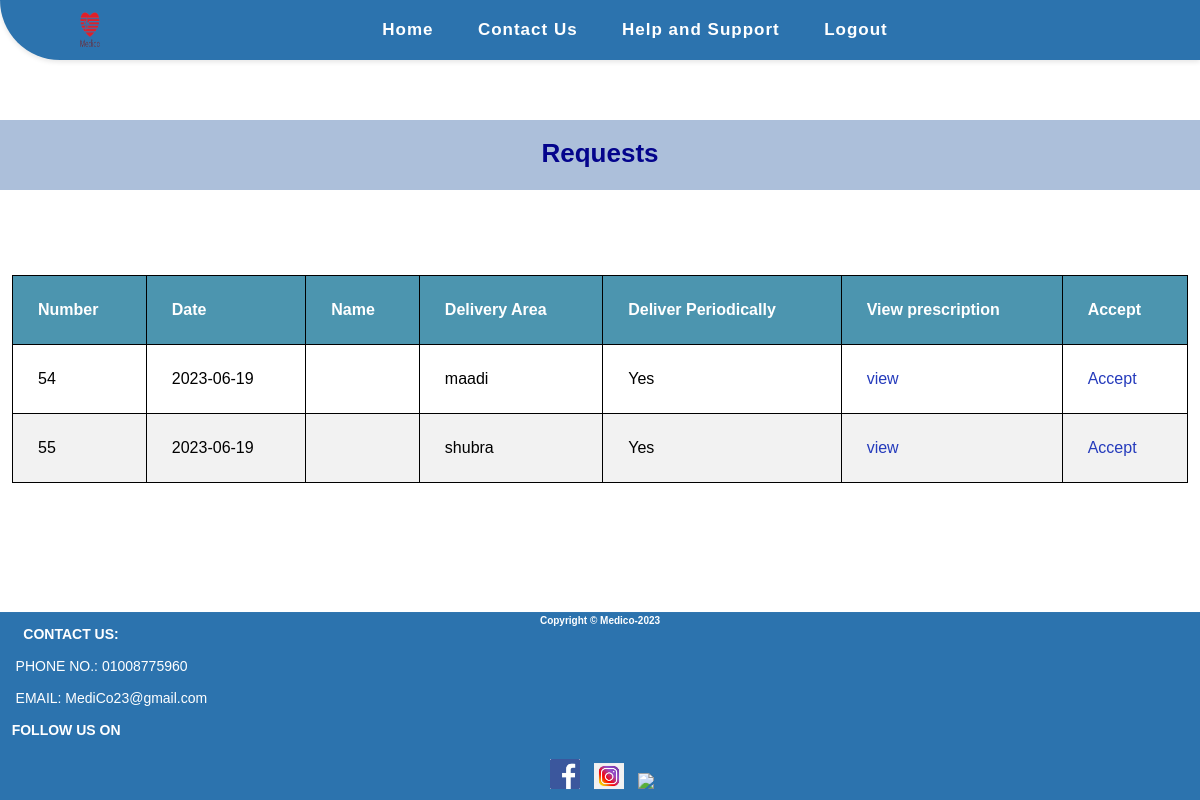
The app's page /pharmacy/requests.php (signed in) with its own data.
### tables this page shows
CREATE TABLE `images` (
  `id` int(11) NOT NULL,
  `patient_id` int(11) DEFAULT NULL,
  `d_id` int(11) DEFAULT NULL,
  `patient_address` varchar(255) NOT NULL,
  `date_of_order` date NOT NULL,
  `time_of_order` time NOT NULL,
  `image` mediumtext NOT NULL,
  `activity` varchar(255) NOT NULL,
  `order_cd` varchar(255) NOT NULL
);

### pharmacy/requests.php (the view, shortened to what this page needs)
<?php
include "../shared/conn.php";
if (isset($_SESSION['pharmacy'])) {
    $select = "SELECT * FROM `images` WHERE activity = 'yes' ";
    $sel = mysqli_query($connect , $select);
    ?>
<!DOCTYPE html>
<html lang="en">
<head>
    <link rel="stylesheet" href="../CSS/footer.css">
    <link rel="stylesheet" href="../CSS/pharmacy's view.css">
</head>
<body>
    <nav>
        <div class="logo">
            <a href="#"><img src="../Images/Medico_Logo_2_Final-removebg-preview-1.png" height="100px" width="200px" alt="Medico Logo"></a>
        </div>
        <ul class="nav-links">
            <li><a href="./pharmacy_view.php">Home</a></li>
            <li><a href="#">Contact Us</a></li>
            <li><a href="#">Help and Support</a></li>
            <li><a href="../shared/login.php?gbye='1'">Logout</a></li>
        </ul>
    </nav>
    <h1 class="h1_text" id="Requests">Requests</h1>
    <table>
        <thead>
            <tr>
                <th>Number</th>
                <th>Date</th>
                <th>Name</th>
                <th>Delivery Area</th>
                <th>Deliver Periodically</th>
                <th>View prescription</th>
                <th>Accept</th>
            </tr>
        </thead>
        <tbody>
            <?php foreach($sel as $s){  ?>
            <tr>
                <td><?php echo $s['id']; ?></td>
                <td><?php echo $s['date_of_order']; ?></td>
                <td><?php echo $s['patient_id']; ?></td>
                <td><?php echo $s['patient_address']; ?></td>
                <td><?php echo $s['order_cd']; ?></td>
                <td><a href="prescription.php?view=<?php echo $s['id']; ?>">view</a></td>
                <td><a href="sending_order_accepted.php?send=<?php echo $s['id']; ?>">Accept</a></td>
            </tr>
            <?php } ?>
        </tbody>
    </table>
    <?php } ?>
    <footer class="sticky-footer">
        <div>
            <h6>Copyright &copy Medico-2023</h6>
        </div>
               <div>
               <h4 class="_14">  &nbsp  &nbsp  &nbsp CONTACT US:</h4>
                  <br>    &nbsp  &nbsp PHONE NO.: 01008775960 <br>
                   <br>    &nbsp  &nbsp EMAIL: MediCo23@gmail.com
</div>
<br>
<div class="footer-social-icons">
  <h4 class="r"> &nbsp &nbspFOLLOW US ON</h4>
  <br>
  <ul class="social-icons">
    <li><a href="www.facbook.com">&nbsp<img width=30px hight=40px
          src="../Images/icona1.png"></a></li>
    <li><a href="www.instagram.com"><img width=30px hight=40px
          src="../Images/icona2.png"></a></li></li>
    <li><a href="www.twitter.com"><img width=30px hight=40px
          src="../Images/twitter.jpg"></a></li>
</ul>
</div>
    </footer>
</body>
</html>

### CSS/footer.css (style rules this page uses)
body { min-height: 100vh; }
footer { background-color: #2c73ae; padding: 3px 0; font-size: 14px; color: #fff; }
.sticky-footer { position: sticky; top: 100%; }
footer ul { margin: 0; padding: 0; list-style: none; }
footer ul li { display: inline-block; margin-left: 10px; }
footer ul li:first-child { margin-left: 0; }
a { color: #253bbc; text-decoration: none; }
footer h6 { font-size: 10px; font-weight: bold; color: white; text-align: center; }
.social-icons { text-align: center; margin: 5px 30px; }
html { height: 100%; }
body { display: flex; flex-direction: column; min-height: 100%; }
footer { margin-top: auto; }

### CSS/pharmacy's view.css (style rules this page uses)
* { padding: 0; margin: 0; box-sizing: border-box; font-family: 'Poppins', sans-serif; }
nav { display: flex; justify-content: space-between; align-items: center; background-color: #2c73ae; height: 60px; padding: 0 50px; box-shadow: 0px 2px 5px rgba(0, 0, 0, 0.1); border-bottom-left-radius: 60px; }
.logo { width: 60px; height: 60px; margin-left: 10px; }
.logo img { width: 100%; height: 100%; }
.nav-links { display: flex; justify-content: space-around; width: 50%; }
.nav-links li { list-style: none; }
.nav-links a { color: #ffffff; text-decoration: none; font-weight: bold; font-size: 17px; letter-spacing: 1px; }
.nav-links li { opacity: 1; transition: opacity 0.5s ease-in-out; margin: 10px 0; }
.h1_text { text-align: center; color: rgb(4, 4, 140); font-size: 26px; padding-top: 18px; font-weight: bold; margin-top: 60px; margin-bottom: 20px; background-color: #295aa063; height: 70px; }
table { border-collapse: collapse; width: 98%; margin: auto; }
th, td { text-align: left; padding: 25px; border: 1px solid black; }
th { background-color: #4c95af; color: white; }
tr:nth-child(even) { background-color: #f2f2f2; }

### records on screen
images: id "54", date_of_order "2023-06-19", patient_address "maadi", order_cd "Yes"
images: id "55", date_of_order "2023-06-19", patient_address "shubra", order_cd "Yes"
